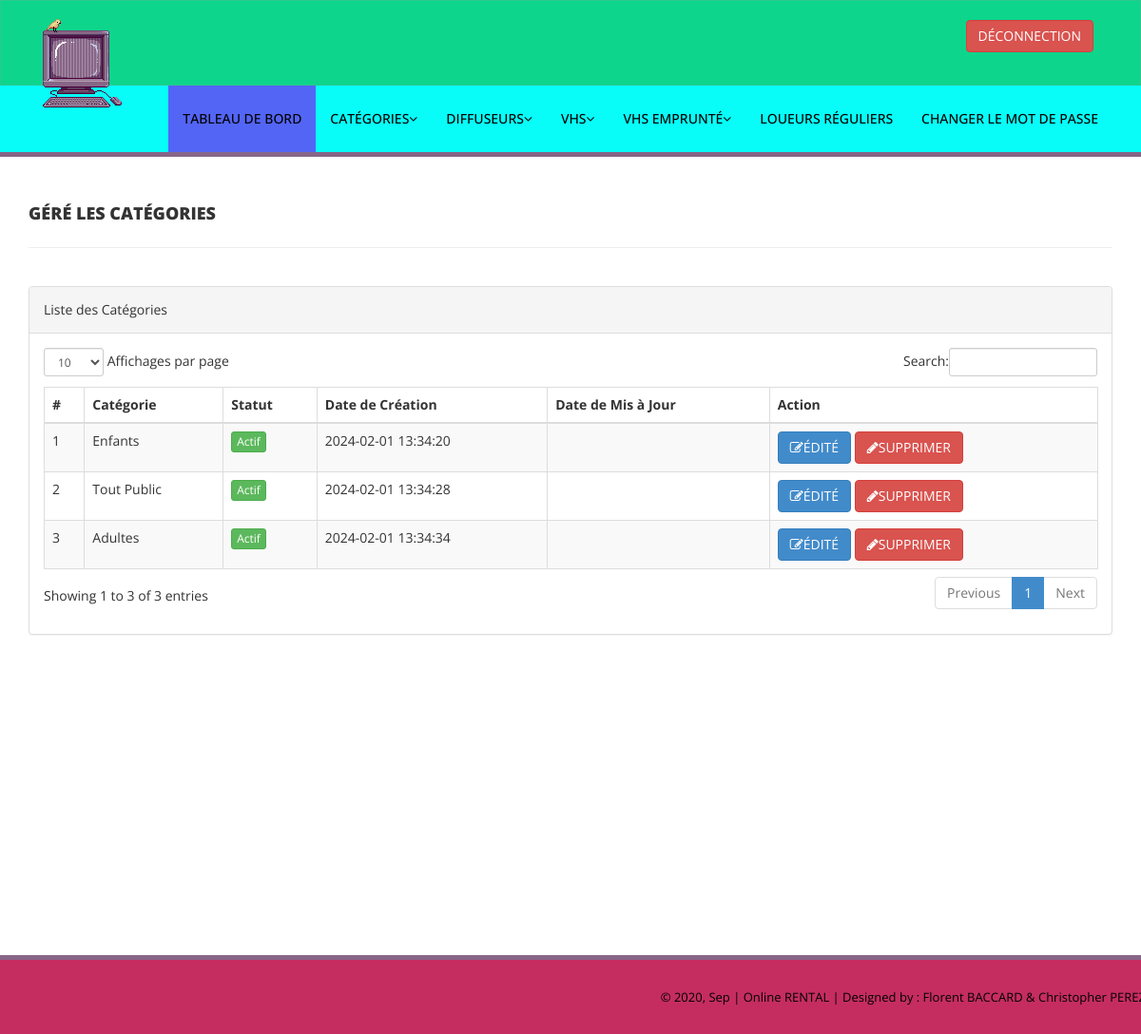
The app's page /Rental_VHS/admin/manage-categories.php (signed in) with its own data.
### tables this page shows
CREATE TABLE IF NOT EXISTS `tblcategory` (
  `id` int NOT NULL AUTO_INCREMENT,
  `CategoryName` varchar(150) DEFAULT NULL,
  `Status` int DEFAULT NULL,
  `CreationDate` timestamp NULL DEFAULT CURRENT_TIMESTAMP,
  `UpdationDate` timestamp NULL DEFAULT NULL,
  PRIMARY KEY (`id`)
);

### Rental_VHS/admin/manage-categories.php (the view, shortened to what this page needs)
<?php
include('includes/config.php');
if (strlen($_SESSION['alogin']) == 0) {
    header('location:index.php');
} else {
    ?>
    <!DOCTYPE html>
    <html lang="fr">
    <head>
        <link href="assets/css/bootstrap.css" rel="stylesheet" />
        <link href="assets/css/font-awesome.css" rel="stylesheet" />
        <link href="assets/js/dataTables/dataTables.bootstrap.css" rel="stylesheet" />
        <link href="assets/css/style.css" rel="stylesheet" />
    </head>
    <body>
        <?php include('includes/header.php'); ?>
        <div class="content-wrapper">
            <div class="container">
                <div class="row pad-botm">
                    <div class="col-md-12">
                        <h4 class="header-line">Géré les Catégories</h4>
                    </div>
                    <div class="row">
                    </div>
                </div>
                <div class="row">
                    <div class="col-md-12">
                        <div class="panel panel-default">
                            <div class="panel-heading">
                                Liste des Catégories
                            </div>
                            <div class="panel-body">
                                <div class="table-responsive">
                                    <table class="table table-striped table-bordered table-hover" id="dataTables-example">
                                        <thead>
                                            <tr>
                                                <th>#</th>
                                                <th>Catégorie</th>
                                                <th>Statut</th>
                                                <th>Date de Création</th>
                                                <th>Date de Mis à Jour</th>
                                                <th>Action</th>
                                            </tr>
                                        </thead>
                                        <tbody>
                                            <?php $sql = "SELECT * from  tblcategory";
                                            $query = $dbh->prepare($sql);
                                            $query->execute();
                                            $results = $query->fetchAll(PDO::FETCH_OBJ);
                                            $cnt = 1;
                                            if ($query->rowCount() > 0) {
                                                foreach ($results as $result) {               ?>
                                                    <tr class="odd gradeX">
                                                        <td class="center"><?php echo htmlentities($cnt); ?></td>
                                                        <td class="center"><?php echo htmlentities($result->CategoryName); ?></td>
                                                        <td class="center"><?php if ($result->Status == 1) { ?>
                                                                <a href="#" class="btn btn-success btn-xs">Actif</a>
                                                            <?php } else { ?>
                                                                <a href="#" class="btn btn-danger btn-xs">Inactif</a>
                                                            <?php } ?>
                                                        </td>
                                                        <td class="center"><?php echo isset($result->CreationDate) ? htmlentities($result->CreationDate) : ''; ?></td>
                                                        <td class="center"><?php echo isset($result->UpdationDate) ? htmlentities($result->UpdationDate) : ''; ?></td>
                                                        <td class="center">
                                                            <a href="edit-category.php?catid=<?php echo htmlentities($result->id); ?>"><button class="btn btn-primary"><i class="fa fa-edit "></i>ÉDITÉ </button>
                                                                <a href="manage-categories.php?del=<?php echo htmlentities($result->id); ?>" onclick="return confirm('Voulez vous vraiment supprimé ?');"> <button class="btn btn-danger"><i class="fa fa-pencil"></i>SUPPRIMER </button>
                                                        </td>
                                                    </tr>
                                            <?php $cnt = $cnt + 1;
                                                }
                                            } ?>
                                        </tbody>
                                    </table>
                                </div>
                            </div>
                        </div>
                    </div>
                </div>
            </div>
        </div>
        <?php include('includes/footer.php'); ?>
    </body>
    </html>
<?php } ?>

### Rental_VHS/admin/assets/css/style.css (style rules this page uses)
.content-wrapper { margin-top: 40px; min-height:800px; padding-bottom:90px; }
.header-line { font-weight:900; padding-bottom:25px; border-bottom:1px solid #eeeeee; text-transform:uppercase; }
.pad-botm { padding-bottom:30px; }

### records on screen
tblcategory: CategoryName "Enfants", Status "Actif", CreationDate "2024-02-01 13:34:20"
tblcategory: CategoryName "Tout Public", Status "Actif", CreationDate "2024-02-01 13:34:28"
tblcategory: CategoryName "Adultes", Status "Actif", CreationDate "2024-02-01 13:34:34"

### other values on screen
date('Y, M', filemtime(__FILE__)) "2020, Sep"
